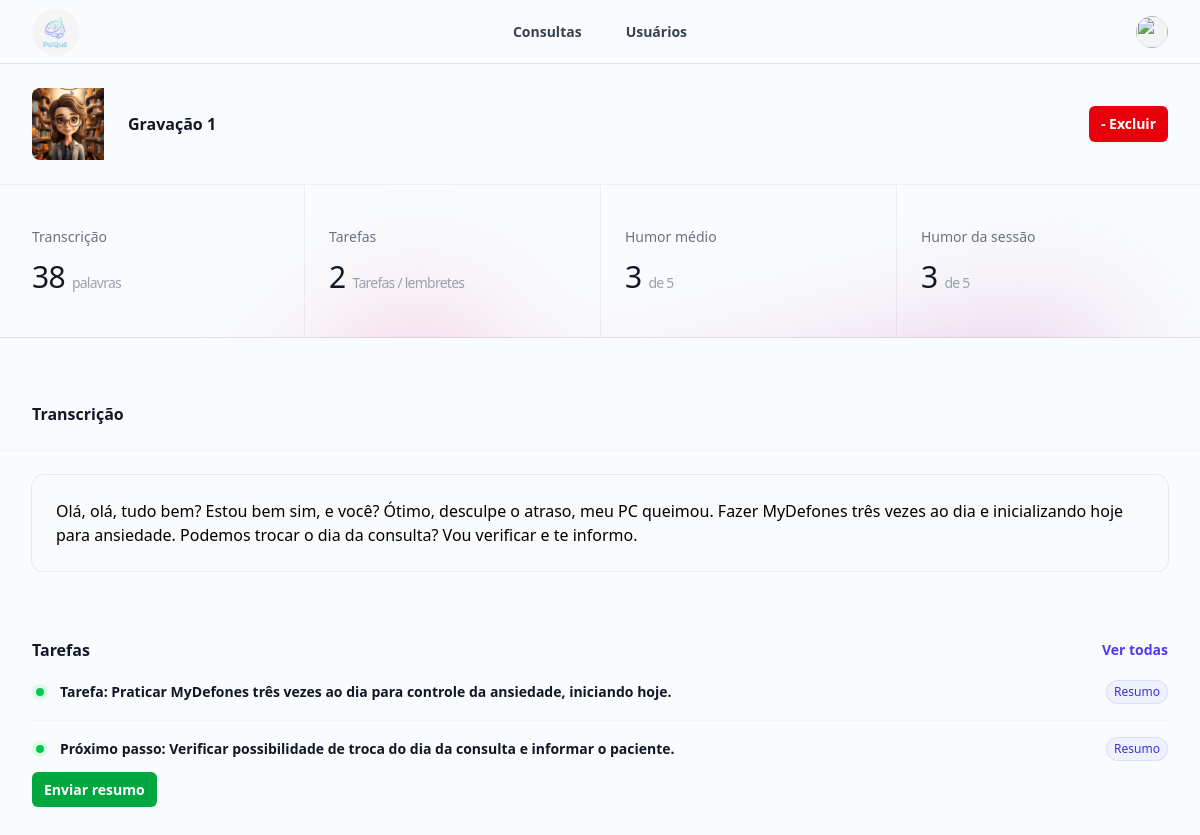
Page /consultas/gravacao/2 on the committed database.
### consultas/models.py (models this page shows)
class Gravacoes(models.Model):
    video = models.FileField(upload_to='gravacoes')
    data = models.DateTimeField()
    transcrever = models.BooleanField(default=False)
    paciente = models.ForeignKey(Pacientes, on_delete=models.DO_NOTHING)
    humor = models.IntegerField(default=0)
    transcricao = models.TextField()
    resumo = models.JSONField(default=list, blank=True)
    segmentos = models.JSONField(default=list, blank=True)

### usuarios/models.py (models this page shows, shortened)
class Pacientes(models.Model):
    nome = models.CharField(max_length=64)
    descricao = models.TextField()
    foto = models.ImageField(upload_to='fotos')
    ativo = models.BooleanField(default=True)
    telefone = models.CharField(max_length=15, null=True, blank=True)

### consultas/views.py (the view)
# urls.py: path('gravacao/<int:id>', views.gravacao, name='gravacao'),
def gravacao(request, id):
    gravacao = get_object_or_404(Gravacoes, id=id)
    return render(request, 'gravacao.html', {'gravacao': gravacao})

### consultas/templatetags/consultas_filters.py (called while the page is built)
@register.filter
def count_words(text):
    return len(text.split())

### consultas/templates/gravacao.html (shortened to what this page needs)
{% extends "base.html" %}
{% load static %}
{% load consultas_filters %}
{% block 'body' %}
    <header class="absolute inset-x-0 top-0 z-50 flex h-16 border-b border-gray-900/10">
        <div class="mx-auto flex w-full max-w-7xl items-center justify-between px-4 sm:px-6 lg:px-8">
            <div class="flex flex-1 items-center gap-x-6">
                <img src="{% static 'logo.png' %}" alt="PsiQuê" class="h-12 w-auto" />
            </div>
            <nav class="hidden md:flex md:gap-x-11 md:text-sm/6 md:font-semibold md:text-gray-700">
                <a href="#">Consultas</a>
                <a href="#">Usuários</a>
            </nav>
            <div class="flex flex-1 items-center justify-end gap-x-8">
                <a href="#" class="-m-1.5 p-1.5">
                    <img src="https://images.unsplash.com/photo-1472099645785-5658abf4ff4e?ixlib=rb-1.2.1&ixid=eyJhcHBfaWQiOjEyMDd9&auto=format&fit=facearea&facepad=2&w=256&h=256&q=80"
                         alt=""
                         class="size-8 rounded-full bg-gray-100 outline -outline-offset-1 outline-black/5" />
                </a>
            </div>
        </div>
    </header>
    <main>
        <div class="relative isolate overflow-hidden pt-16">
            <header class="pt-6 pb-4 sm:pb-6">
                <div class="mx-auto flex max-w-7xl flex-wrap items-center gap-6 px-4 sm:flex-nowrap sm:px-6 lg:px-8">
                    <a href="{% url 'consultas' gravacao.paciente.id  %}"><img class="object-cover w-full rounded-t-lg h-18 md:h-auto md:w-18 md:rounded-none md:rounded-s-lg"
                             src="{{ gravacao.paciente.foto.url }}"
                             alt=""></a>
                    <h1 class="text-base/7 font-semibold text-gray-900">Gravação 1</h1>
                    <a href="#"
                       class="ml-auto flex items-center gap-x-1 rounded-md bg-red-600 px-3 py-2 text-sm font-semibold text-white shadow-xs hover:bg-red-500 focus-visible:outline-2 focus-visible:outline-offset-2 focus-visible:outline-indigo-600">
                        - Excluir
                    </a>
                </div>
            </header>
            <div class="border-b border-b-gray-900/10 lg:border-t lg:border-t-gray-900/5">
                <dl class="mx-auto grid max-w-7xl grid-cols-1 sm:grid-cols-2 lg:grid-cols-4 lg:px-2 xl:px-0">
                    <div class="flex flex-wrap items-baseline justify-between gap-x-4 gap-y-2 border-t border-gray-900/5 px-4 py-10 sm:px-6 lg:border-t-0 xl:px-8">
                        <dt class="text-sm/6 font-medium text-gray-500">Transcrição</dt>
                        <dd class="w-full flex-none text-3xl/10 font-medium tracking-tight text-gray-900">
                            {{ gravacao.transcricao|count_words }} <span class="text-sm text-gray-400">palavras</span>
                        </dd>
                    </div>
                    <div class="flex flex-wrap items-baseline justify-between gap-x-4 gap-y-2 border-t border-gray-900/5 px-4 py-10 sm:border-l sm:px-6 lg:border-t-0 xl:px-8">
                        <dt class="text-sm/6 font-medium text-gray-500">Tarefas</dt>
                        <dd class="w-full flex-none text-3xl/10 font-medium tracking-tight text-gray-900">
                            {{ gravacao.resumo|length }} <span class="text-sm text-gray-400">Tarefas / lembretes</span>
                        </dd>
                    </div>
                    <div class="flex flex-wrap items-baseline justify-between gap-x-4 gap-y-2 border-t border-gray-900/5 px-4 py-10 sm:px-6 lg:border-t-0 lg:border-l xl:px-8">
                        <dt class="text-sm/6 font-medium text-gray-500">Humor médio</dt>
                        <dd class="w-full flex-none text-3xl/10 font-medium tracking-tight text-gray-900">
                            3 <span class="text-sm text-gray-400">de 5</span>
                        </dd>
                    </div>
                    <div class="flex flex-wrap items-baseline justify-between gap-x-4 gap-y-2 border-t border-gray-900/5 px-4 py-10 sm:border-l sm:px-6 lg:border-t-0 xl:px-8">
                        <dt class="text-sm/6 font-medium text-gray-500">Humor da sessão</dt>
                        <dd class="w-full flex-none text-3xl/10 font-medium tracking-tight text-gray-900">
                            {{gravacao.humor}} <span class="text-sm text-gray-400">de 5</span>
                        </dd>
                    </div>
                </dl>
            </div>
            <div aria-hidden="true"
                 class="absolute top-full left-0 -z-10 mt-96 origin-top-left translate-y-40 -rotate-90 transform-gpu opacity-20 blur-3xl sm:left-1/2 sm:-mt-10 sm:-ml-96 sm:translate-y-0 sm:rotate-0 sm:opacity-50">
                <div style="clip-path: polygon(100% 38.5%, 82.6% 100%, 60.2% 37.7%, 52.4% 32.1%, 47.5% 41.8%, 45.2% 65.6%, 27.5% 23.4%, 0.1% 35.3%, 17.9% 0%, 27.7% 23.4%, 76.2% 2.5%, 74.2% 56%, 100% 38.5%)"
                     class="aspect-1154/678 w-288.5 bg-linear-to-br from-[#FF80B5] to-[#9089FC]"></div>
            </div>
        </div>
        <div class="space-y-16 py-16 xl:space-y-20">
            <div>
                <div class="mx-auto max-w-7xl px-4 sm:px-6 lg:px-8">
                    <h2 class="mx-auto max-w-2xl text-base font-semibold text-gray-900 lg:mx-0 lg:max-w-none">Transcrição</h2>
                </div>
                <div class="mt-6 overflow-hidden border-t border-gray-100">
                    <div class="mx-auto max-w-7xl px-4 sm:px-6 lg:px-8">
                        <div class="mx-auto mt-6 max-w-2xl lg:mx-0 lg:max-w-none">
                            <div class="overflow-hidden rounded-xl outline outline-gray-200 ">
                                <div class="flex items-center gap-x-4 border-b border-gray-900/5 bg-gray-50 p-6">
                                    {{gravacao.transcricao}}
                                </div>
                            </div>
                        </div>
                    </div>
                </div>
            </div>
            <div class="mx-auto max-w-7xl px-4 sm:px-6 lg:px-8">
                <div class="mx-auto max-w-2xl lg:mx-0 lg:max-w-none">
                    <div class="flex items-center justify-between">
                        <h2 class="text-base/7 font-semibold text-gray-900">Tarefas</h2>
                        <a href="#"
                           class="text-sm/6 font-semibold text-indigo-600 hover:text-indigo-500">Ver todas</a>
                    </div>
                    <ul role="list" class="divide-y divide-gray-100">
                        {% for tarefa in gravacao.resumo %}
                            <li class="relative flex items-center space-x-4 py-4">
                                <div class="min-w-0 flex-auto">
                                    <div class="flex items-center gap-x-3">
                                        <div class="flex-none rounded-full bg-green-100 p-1 text-green-500">
                                            <div class="size-2 rounded-full bg-current"></div>
                                        </div>
                                        <h2 class="min-w-0 text-sm/6 font-semibold text-gray-900">
                                            <a href="#" class="flex gap-x-2">{{ tarefa }}</a>
                                        </h2>
                                    </div>
                                </div>
                                <div class="flex-none rounded-full bg-indigo-50 px-2 py-1 text-xs font-medium text-indigo-700 inset-ring inset-ring-indigo-700/10">
                                    Resumo
                                </div>
                            </li>
                        {% endfor %}
                    </ul>
                </div>
                <a href="{% url 'send_message' gravacao.id %}" class="ml-auto cursor-pointer items-center gap-x-1 rounded-md bg-green-600 px-3 py-2 text-sm font-semibold text-white shadow-xs hover:bg-green-500 focus-visible:outline-2 focus-visible:outline-offset-2 focus-visible:outline-indigo-600">
                    Enviar resumo
                </a>
            </div>
        </div>
    </main>
{% endblock 'body' %}

### rows in the picture
Gravacoes: paciente.foto (picture), transcricao|count_words "38", resumo|length "2", humor "3", transcricao "Olá, olá, tudo bem? Estou bem sim, e você? Ótimo, desculpe o atraso, meu PC queimou. Fazer MyDefones três vezes ao dia e inicializando hoje para ansiedade. Podemos trocar o dia da consulta? Vou verificar e te informo."

### other values in the picture
{{ tarefa }} "Tarefa: Praticar MyDefones três vezes ao dia para controle da ansiedade, iniciando hoje." "Próximo passo: Verificar possibilidade de troca do dia da consulta e informar o paciente."
